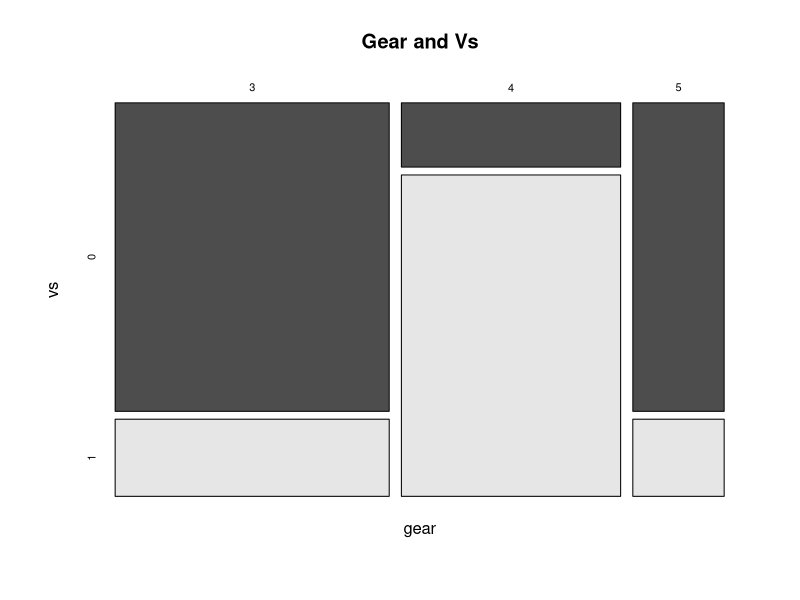
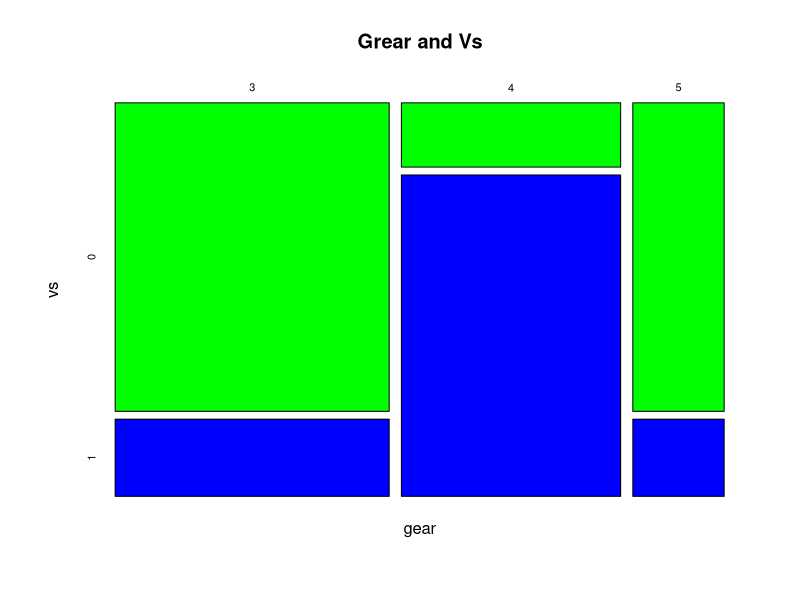
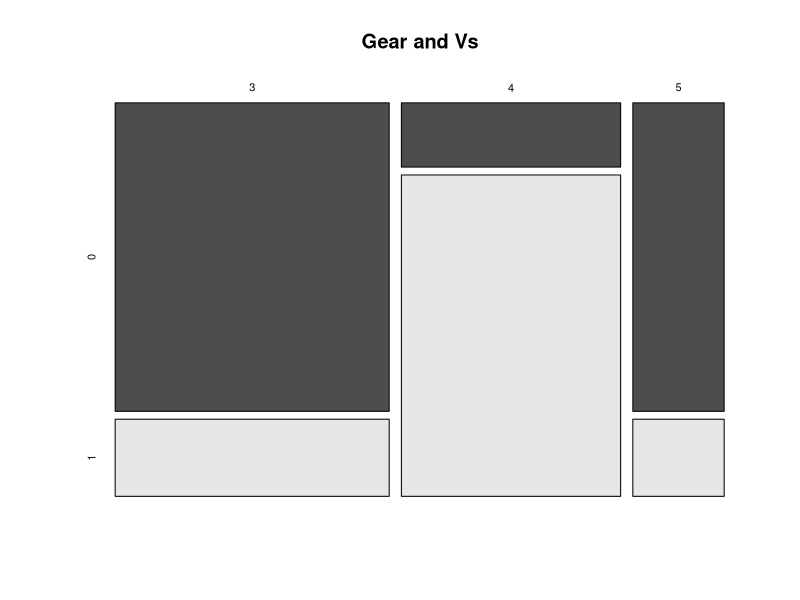
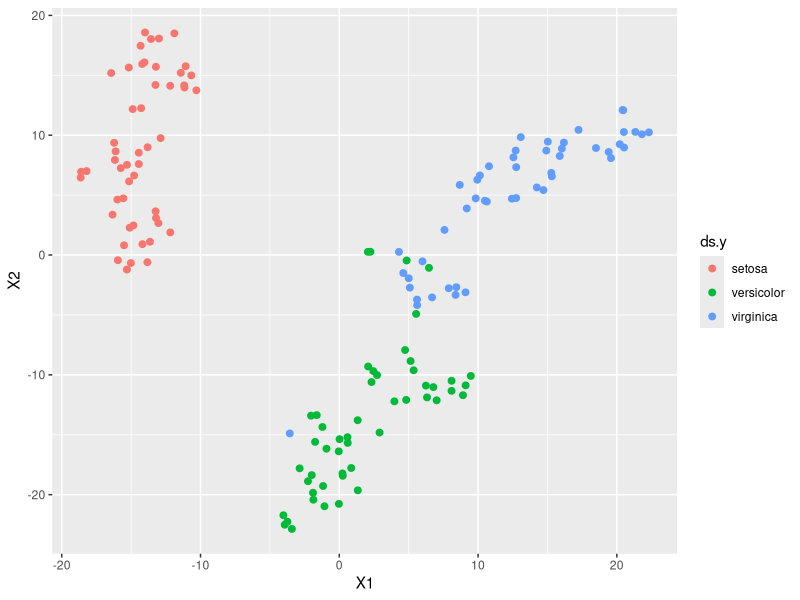

Write R code to recreate these figures, in order.
# 2019.12.10(화)
#
# map, 차원 축소

# http://www.rdocumentation.org/packages/vcd/versions/1.4-4/topics/mosaic
#
# 모자익 함수 설명
# 시각화 도구 사용 방법
#
# 범주형이면서 다중 변수에 대해 빈도를 확인 할 때 쓰임



#### mosic plot
##
##    다중변수 범주형 데이터에 대한 각 변수의
##    그룹별 비율을 면적으로 표시


str( mtcars )
head( mtcars )
mosaicplot( ~gear + vs,             # 대상 변수    ~다음 : x축, +다음 : y축
            data = mtcars,          # 데이터셋
            color= TRUE,            # y축 변수의 그룹별 "음영" 다르게 표시
            main = "Gear and Vs" )  # 제목

# x축, y축 다 범주형
# 그룹별 비율을 면적으로 표현



mosaicplot( ~gear + vs, data = mtcars,
            color= c( "green", "blue" ),  # 벡터를 줘서 색상 입히기.
            main = "Grear and Vs" )

tbl <- table( mtcars$gear, mtcars$vs )
tbl
mosaicplot( tbl, color= T, main = "Gear and Vs" )  

# 테이블 함수는 빈도체크, 범주형에 많이 씀 (범주 1개)
# 여기선 변수 2개 쓰임.
# 테이블 행이 x축, 열이 y축
# 전체적인 비율을 눈으로 비교 가능.

# 변수 3~4개 이상 사용 -> 3, 4차원 이상 [차원 올라갈수록 인지 어렵]
# 가장 인지하기 좋은 차원은 2,3 차원( 특히 2차원 의주로 본다 )

## 필요한 것은 차원 축소 (분석 가능한 차원으로 축소)
## 단 축소하면 데이터 손실이 생기는 단점이 있다.
## 그러나 데이터 손실이 있음에도 분석할 수 있는게 더 낫다.



# 차원 축소 기법 => t-sne 기법


#
# 차원 축소( dimension reduction )
#

install.packages( "Rtsne" )

library( Rtsne )
library( ggplot2 )

ds <- iris[ , -5 ]  
ds                  # 지금 변수4개, 4차원 상태

# 
# 차원 축소 할려면 "중복 데이터 제거"
#

dup= which( duplicated( ds ) )
dup  # 중복 데이터 확인 

ds <- ds[ -dup, ]  # 중복 데이터 자체 제거.
ds.y <- iris$Species[ -dup ]  #중복된 위치(데이터)의 품종까지 제거.


#
# 차원 축소 수행 " t-SNE "
#

tsne <- Rtsne( ds, # 차원 축소 대상 데이터셋
               dim= 2, # 축소할 차원 / 2 or 3 차원
               perplexity= 10 ) 
# 차원 축소 과정에서 데이터 샘플링을 수행하는데
# 샘플의 갯수
# '대상 데이터수' / 3 보다 작게 지정
# 즉 여기선 149 / 3 값 보다 작은 범위로 설정 (149는 중복 제거된 수)

# 3차원에서 그림 못그리고 파악 못한다면 데이터 손실이 되더라도
# 2차원으로 축소하여  분석이 된다면 수행하자. 


# 조금씩 나눠서 차원 축소해야 덜 손해 (그래서 내부적으로 샘플링 함)

tsne <- Rtsne( ds, dim= 2, perplexity= 10 )


# 차원축소 결과 시각화

df.tens <- data.frame( tsne$Y )
head( df.tens )

ggplot( df.tens, aes( x= X1, y= X2, color= ds.y ) ) +
  geom_point( size= 2 )
